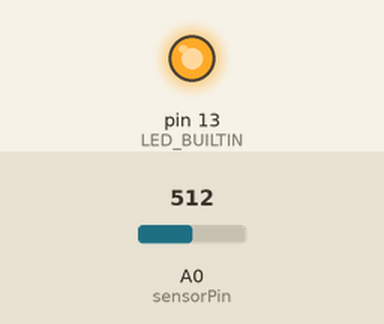
This sketch was run on a simulated Arduino Uno, built with avr-gcc and run on an emulated ATmega328P. Parts: output pins drawn as LEDs (lit = HIGH). The test bench sets the inputs (shaded band); at power-on: A0 (sensorPin) = 512. What the sketch prints to the serial monitor is not drawn.

Above: at 0.1 s.
Timing chart, 0 to 1.6 s (numbered marks = the images above):
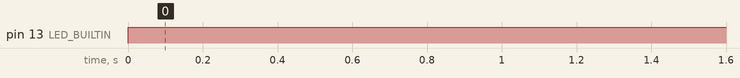

Measured:
- by itself, pin 13 (LED_BUILTIN): LOW → HIGH at 0.00 s

The sketch:

SteeringWheelFeed.ino
```cpp
/*
 * Read feed from steering wheel and write to serial.
 * See if Python experiment SerialTest.py can read them.
 */
#include <stdint.h>

// Cannot use #define since it is a prepocessor.
const char CMD_BEGIN = 'C';
const char CMD_STEER = 'S';

int sensorPin = A0;    // select the input pin for the potentiometer

//Define Variables we'll be connecting to
double Setpoint, Input, Output;

void setup()
{
  Serial.begin(9600);
  pinMode(LED_BUILTIN, OUTPUT);
  //initialize the variables we're linked to
  Input = analogRead(sensorPin);
  Setpoint = 512;
}

void loop()
{
  // read the value from the sensor:
  Input = analogRead(sensorPin);
  Serial.print(CMD_BEGIN);
  Serial.print(CMD_STEER);
  Serial.println(Input);
  digitalWrite(LED_BUILTIN, HIGH);    // turn the LED off by making the voltage LOW
}
```
